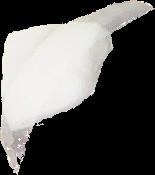
#> input picture main/app/static/patch.jpg, 155 x 175 px
$ python eye_detector.py
#> lines starting #> are read from the running program, lines starting #| are printed output that depends on the picture; after the words box and inside, x2 and y2 are one past the last pixel; in counts of white or black regions, pixels touching at a corner belong together; pictures that were not available may be replaced by others from this repository, and a replacement may not be noted
import numpy as np
import cv2
import os

class Preprocess():

    def __init__(self, haarcascade, patch):

#> called with haarcascade = 'static/haarcascades_eye.xml', patch = 'static/patch.jpg'
        self.eye_cascade = cv2.CascadeClassifier(haarcascade)
        self.patch = cv2.imread(patch)
#> self.patch is the input picture: shape (175, 155, 3); mean B, G, R 90.8, 92.7, 93.6
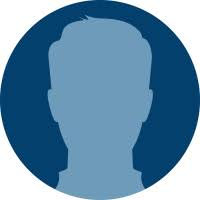
#> input picture main/app/static/default.jpg, 200 x 200 px, given as the content of the folder static/eycdata/pre/, which was not available
#> in subtract_backgroud, img is the input picture: shape (200, 200, 3); mean B, G, R 169.7, 140, 98.4
#> in subtract_backgroud, `edges = cv2.Canny(img,0,150)`:
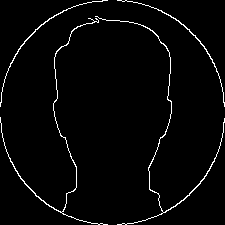
#> edges: shape (225, 225); 2.6% white in thin lines or dots
#> in subtract_backgroud, `edges = cv2.dilate(edges,kernel,iterations = 1)`: edges: shape (225, 225); 8.3% white; 3 white regions, box (x1, y1, x2, y2) and area: (0, 15, 225, 225) 2989, (116, 0, 225, 108) 618, (0, 0, 109, 108) 617
#> in subtract_backgroud, `cv2.floodFill(im_floodfill, mask, (w-10,0), 255);`:
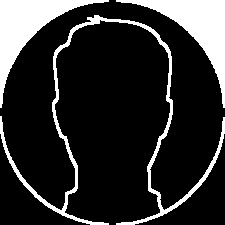
#> im_floodfill: shape (225, 225); 17.9% white; 3 white regions, box (x1, y1, x2, y2) and area: (0, 0, 109, 108) 3049, (116, 0, 225, 108) 3049, (0, 15, 225, 225) 2989
#> in subtract_backgroud, `im_out = edges | im_floodfill_inv`:
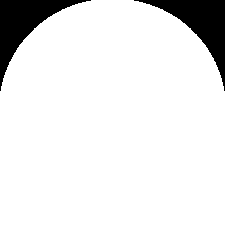
#> im_out: shape (225, 225); 90.4% white; 2 black regions, box (x1, y1, x2, y2) and area: (0, 0, 91, 91) 2432, (134, 0, 225, 91) 2431

    def add_eyeptach(self, img):

        gray = cv2.cvtColor(img, cv2.COLOR_BGR2GRAY)
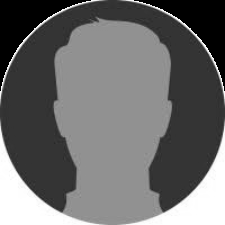
#> gray: shape (225, 225); min 0, max 255, mean 106.5

        eyes = self.eye_cascade.detectMultiScale(gray)
#> eyes = ()

        if len(eyes) == 0:
            eyes = [(127, 127, 30, 30)]
        else:
            eyes= sorted(eyes,key=lambda x:x[2], reverse=True)

        correct_eye = ()
        for eye in eyes:
            (ex,ey,ew,eh) = eye
            if (ex+ew+20 < 225 and ex-20 > 0 and ey+eh+20 < 225 and ey-20 > 0):
                correct_eye = eye
                break

        if len(correct_eye) == 0:
            (ex, ey, ew, eh) = (127, 127, 30, 30)
        else:
            (ex,ey,ew,eh) = correct_eye

        roi = img[ey-15:ey+eh+15, ex-15:ex+ew+15]

        # Now create a mask of patch and create its inverse mask also
        patch_resized = cv2.resize(self.patch, (ew+30, eh+30), interpolation = cv2.INTER_AREA)

        if (ex + (ex+ew))/2 > 112:
            patch_resized = cv2.flip( patch_resized, 1 )

        patch2gray = cv2.cvtColor(patch_resized,cv2.COLOR_BGR2GRAY)
        ret, mask = cv2.threshold(patch2gray, 10, 255, cv2.THRESH_BINARY)
#> mask: shape (60, 60); 44.2% white; 1 white region, box (x1, y1, x2, y2) and area: (0, 0, 60, 60) 1592
        mask_inv = cv2.bitwise_not(mask)
#> mask_inv: shape (60, 60); 55.8% white; 1 black region, box (x1, y1, x2, y2) and area: (0, 0, 60, 60) 1592

        img_bg = cv2.bitwise_and(roi,roi,mask = mask_inv)
#> img_bg: shape (60, 60, 3)
        patch_fg = cv2.bitwise_and(patch_resized,patch_resized,mask = mask)

        dst = cv2.add(img_bg,patch_fg)
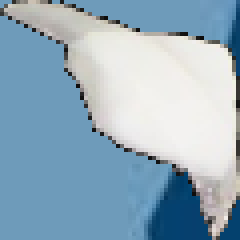
#> dst: shape (60, 60, 3) (shown 4 times larger); mean B, G, R 189.6, 173.2, 148

        img[ey-15:ey+eh+15, ex-15:ex+ew+15] = dst
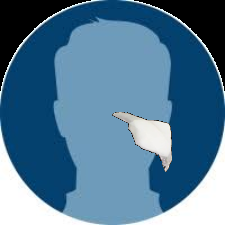
#> img: shape (225, 225, 3); mean B, G, R 146.6, 118.1, 78.1

        return img

    def subtract_backgroud(self, img_path):

        img = cv2.imread(img_path)

        img = cv2.resize(img, (225, 225))

        gray = cv2.cvtColor(img, cv2.COLOR_BGR2GRAY)

        kernel = np.ones((3,3),np.uint8)

        edges = cv2.Canny(img,0,150)
        edges = cv2.dilate(edges,kernel,iterations = 1)

        # Threshold.
        # Set values equal to or above 220 to 0.
        # Set values below 220 to 255.

        # Copy the thresholded image.
        im_floodfill = edges.copy()

        # Mask used to flood filling.
        # Notice the size needs to be 2 pixels than the image.
        h, w = edges.shape[:2]
        mask = np.zeros((h+2, w+2), np.uint8)

        # Floodfill from point (0, 0)
        cv2.floodFill(im_floodfill, mask, (10,0), 255);
        cv2.floodFill(im_floodfill, mask, (w-10,0), 255);

        # Invert floodfilled image
        im_floodfill_inv = cv2.bitwise_not(im_floodfill)

        # Combine the two images to get the foreground.
        im_out = edges | im_floodfill_inv

        img_bg = cv2.bitwise_and(img,img,mask = im_out)

        return img_bg

if __name__ == "__main__":
    p = Preprocess("static/haarcascades_eye.xml", "static/patch.jpg")

    class_set = sorted(os.listdir('static/eycdata/pre/'))
    # print(img_set)

    os.mkdir('static/eycdata/preprocessed')

    for img_class in class_set:

        image_name = os.listdir('static/eycdata/pre/'+img_class)[0]

        image_url = 'static/eycdata/pre/'+img_class + '/' + image_name

        os.mkdir('static/eycdata/preprocessed/' + img_class)

        out = p.subtract_backgroud(image_url)
        out_url = 'static/eycdata/preprocessed/'+img_class + '/1.jpg'
        print(out_url)
        cv2.imwrite(out_url, out)

        out_sub = p.add_eyeptach(out)
        out_sub_url = 'static/eycdata/preprocessed/'+img_class + '/2.jpg'
        cv2.imwrite(out_sub_url, out_sub)
